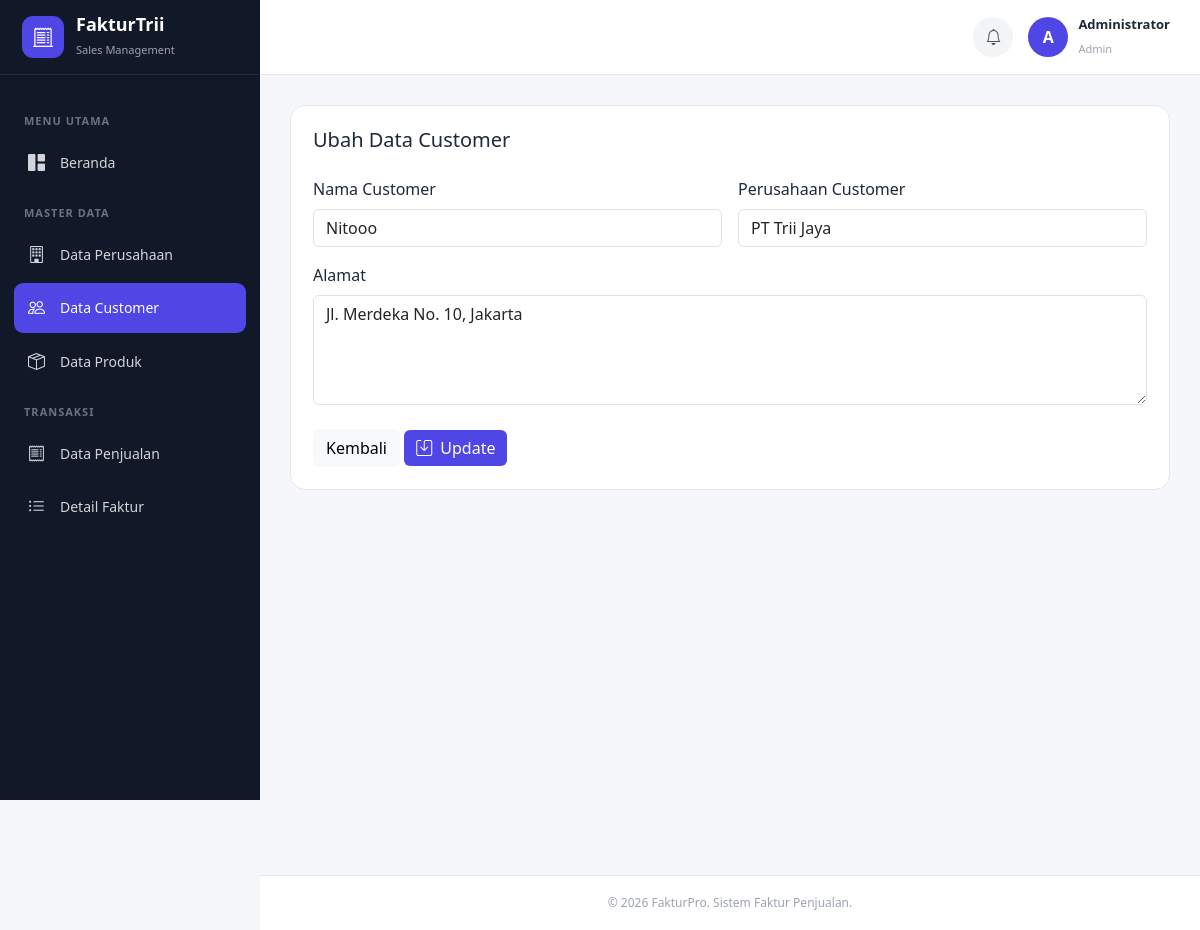
Page /customer/edit.php?id=2 on the committed database.
### tables this page shows
CREATE TABLE `customer` (
  `id_customer` int(11) NOT NULL,
  `nama_customer` varchar(150) NOT NULL,
  `perusahaan_cust` varchar(150) DEFAULT NULL,
  `alamat` text DEFAULT NULL
);

### customer/edit.php (the view, shortened to what this page needs)
<?php
require_once "../config/database.php";
$id = intval($_GET['id'] ?? 0);
$result = mysqli_query(
    $conn,
    "SELECT * FROM customer WHERE id_customer = $id"
);
$data = mysqli_fetch_assoc($result);
include "../layouts/header.php";
include "../layouts/navigation.php";
include "../layouts/sidebar.php";
?>
<main class="main-content">
    <div class="content-card">
        <h5 class="mb-4">
            Ubah Data Customer
        </h5>
        <form method="POST">
            <div class="row g-3">
                <div class="col-md-6">
                    <label class="form-label">
                        Nama Customer
                    </label>
                    <input type="text"
                           name="nama_customer"
                           class="form-control"
                           value="<?= htmlspecialchars($data['nama_customer']); ?>"
                           required>
                </div>
                <div class="col-md-6">
                    <label class="form-label">
                        Perusahaan Customer
                    </label>
                    <input type="text"
                           name="perusahaan_cust"
                           class="form-control"
                           value="<?= htmlspecialchars($data['perusahaan_cust']); ?>">
                </div>
                <div class="col-12">
                    <label class="form-label">
                        Alamat
                    </label>
                    <textarea name="alamat"
                              class="form-control"
                              rows="4"><?= htmlspecialchars($data['alamat']); ?></textarea>
                </div>
                <div class="col-12 mt-4">
                    <a href="index.php"
                       class="btn btn-light">
                        Kembali
                    </a>
                    <button type="submit"
                            class="btn btn-primary-custom">
                        <i class="bi bi-save me-1"></i>
                        Update
                    </button>
                </div>
            </div>
        </form>
    </div>
</main>
<?php include "../layouts/footer.php"; ?>

### asset/css/style.css (style rules this page uses)
* { margin: 0; padding: 0; box-sizing: border-box; }
body { font-family: "Segoe UI", Tahoma, Geneva, Verdana, sans-serif; background: #f5f7fb; color: #1f2937; }
.main-content { padding: 30px; }
.content-card { background: white; border: 1px solid #e5e7eb; border-radius: 15px; padding: 22px; height: 100%; }
.btn-primary-custom { background: #4f46e5; border: none; color: white; }
.mb-4 { margin-bottom: 25px !important; }

### rows in the picture
customer: nama_customer "Nitooo", perusahaan_cust "PT Trii Jaya", alamat "Jl. Merdeka No. 10, Jakarta"
